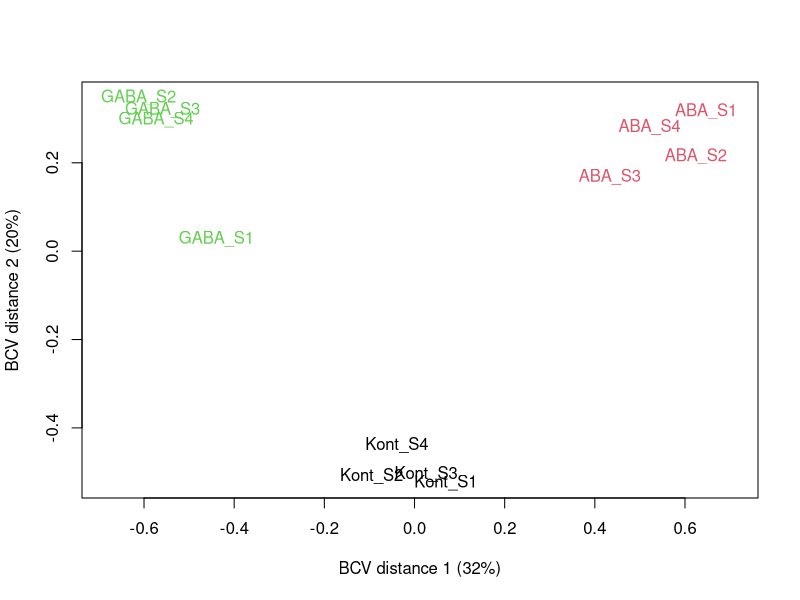

Here is the R script that generated this plot: (Note: this script raises an error after producing the figure.)
## ---- chunk 1
knitr::opts_chunk$set(echo = TRUE)
## ---- chunk 2
library(tidyverse)
library(magrittr)
library(edgeR)
## ---- chunk 3
# load and clean up gene counts
geneCounts <- read_delim("4_Counts/GC_GABA_ABA_geneCounts_final.txt", 
                         delim = "\t", 
                         comment = "#") %>% 
  column_to_rownames("Geneid")
colnames(geneCounts) %<>% str_remove("../3_BAM/") %>% str_remove(".STARAligned_sortedByName.bam")
# crate meta data
meta <- tibble(sample = colnames(geneCounts),
              group = str_extract(sample,".+(?=_)"), # this info will fill to 'group' as col name match 'group' pram in DGEList()
              reps = str_extract(sample,"(?<=_).+"))

# construct DGElist, filtering and normalize RNA composition
countList <- DGEList(counts = geneCounts,
                     sample = meta) 
keep <- filterByExpr(countList)
# By default, the function keeps genes with about 10 read counts or more in a minimum number of samples, where the number of samples is chosen according to the minimum group sample size. The actual filtering uses CPM values rather than counts in order to avoid giving preference to samples with large library sizes. For this dataset, the median library size is about 29 million and 10/29 approx. 0.34, so the filterByExpr function keeps genes that have a CPM of 0.34 or more in at least 4 samples.
table(keep)
countList <- countList[keep,, keep.lib.sizes=FALSE] %>% 
  calcNormFactors()
# set control group as reference 
countList$samples$group <- relevel(countList$samples$group, ref = "Kont")
## ---- chunk 4
# visualize sample clustering, alternatively PCA can do the job
mds <- plotMDS(countList, method="bcv", col=as.numeric(countList$samples$group))
# make it easy to change appearance 
mds %>%
  extract(c(5,6)) %>%
  as.data.frame() %>%
  rownames_to_column("sample") %>%
  left_join(meta) %>%
  ggplot(aes(x = x, y = y)) +
  geom_point(aes(colour  = group), 
             size = 3) +
  theme_bw() +
  labs(x = "BCV distance 1",
       y = "BCV distance 2")
## ---- chunk 5
# if with multiple factors, dispersion needs to be estimated with specified design matrix (see section 2.10.2 in edgeR user's guide updated in 21 Oct. 2019)
counts_Disp <- estimateDisp(countList)
plotBCV(counts_Disp)
## ---- chunk 6
# contract a design matrix with baseline control
designMat <- model.matrix(~ group, data = countList$samples)

# fit to model
fit <- glmQLFit(counts_Disp)
## ---- chunk 7
# ABA Vs Control
ABA <- glmQLFTest(fit, coef = 2)
ABAgenes <- ABA$table %>% 
  rownames_to_column("GeneID") %>% 
  mutate(adj.p = p.adjust(PValue, method = "BH"))

ABAgenes %>% 
  mutate(expression = ifelse(adj.p < 0.05 & abs(logFC) >= 1, 
                             ifelse(logFC > 1 ,'Up','Down'),
                             'Stable')) %>% 
  ggplot(aes(x = logFC, 
             y = -log10(adj.p), 
             colour = expression)) +
  geom_point(alpha = 0.4, size = 3.5) +
  scale_color_manual(values=c("blue", "grey","red"))+
  xlim(c(-10, 10)) +
  geom_vline(xintercept = c(-1,1),
             lty=4,col="black",
             lwd=0.8) +
  geom_hline(yintercept = -log10(0.05),
             lty=4,col="black",
             lwd=0.8) +
  labs(x="log2(fold change)",
       y="-log10 (adj.p-value)")  +
  theme_bw()+
  theme(plot.title = element_text(hjust = 0.5), 
        legend.position="right", 
        legend.title = element_blank())
## ---- chunk 8
# GABA Vs Control
GABA <- glmQLFTest(fit, coef = 3)
GABAgenes <- GABA$table %>% 
  rownames_to_column("GeneID") %>% 
  mutate(adj.p = p.adjust(PValue, method = "BH"))

GABAgenes %>% 
  mutate(expression = ifelse(adj.p < 0.05 & abs(logFC) >= 1, 
                             ifelse(logFC > 1 ,'Up','Down'),
                             'Stable')) %>% 
  ggplot(aes(x = logFC, 
             y = -log10(adj.p), 
             colour = expression)) +
  geom_point(alpha = 0.4, size = 3.5) +
  scale_color_manual(values=c("blue", "grey","red"))+
  xlim(c(-11, 11)) +
  geom_vline(xintercept = c(-1,1),
             lty=4,col="black",
             lwd=0.8) +
  geom_hline(yintercept = -log10(0.05),
             lty=4,col="black",
             lwd=0.8) +
  labs(x="log2(fold change)",
       y="-log10 (adj.p-value)")  +
  theme_bw()+
  theme(plot.title = element_text(hjust = 0.5), 
        legend.position="right", 
        legend.title = element_blank())
## ---- chunk 9
ABAde <- ABAgenes %>% 
  filter(adj.p < 0.05 & abs(logFC) >= 1)
GABAde <- GABAgenes %>% 
  filter(adj.p < 0.05 & abs(logFC) >= 1)

ABAtags <- ABAgenes %>% 
  mutate(ABA = ifelse(adj.p < 0.05 & abs(logFC) >= 1, 
                      1,0)) %>% 
  select(GeneID,ABA)
GABAtags <- GABAgenes %>% 
  mutate(GABA = ifelse(adj.p < 0.05 & abs(logFC) >= 1, 
                       1,0)) %>% 
  select(GeneID,GABA)

merge(ABAtags,
      GABAtags,
      by = "GeneID") %>%
  column_to_rownames("GeneID") %>%
  vennDiagram(circle.col=c("turquoise", "salmon"))

commonGene <- intersect(ABAde$GeneID,GABAde$GeneID)

#save.image("~/Box/Bioinfo/BarleyGCRNASeq/DEGs.RData")
